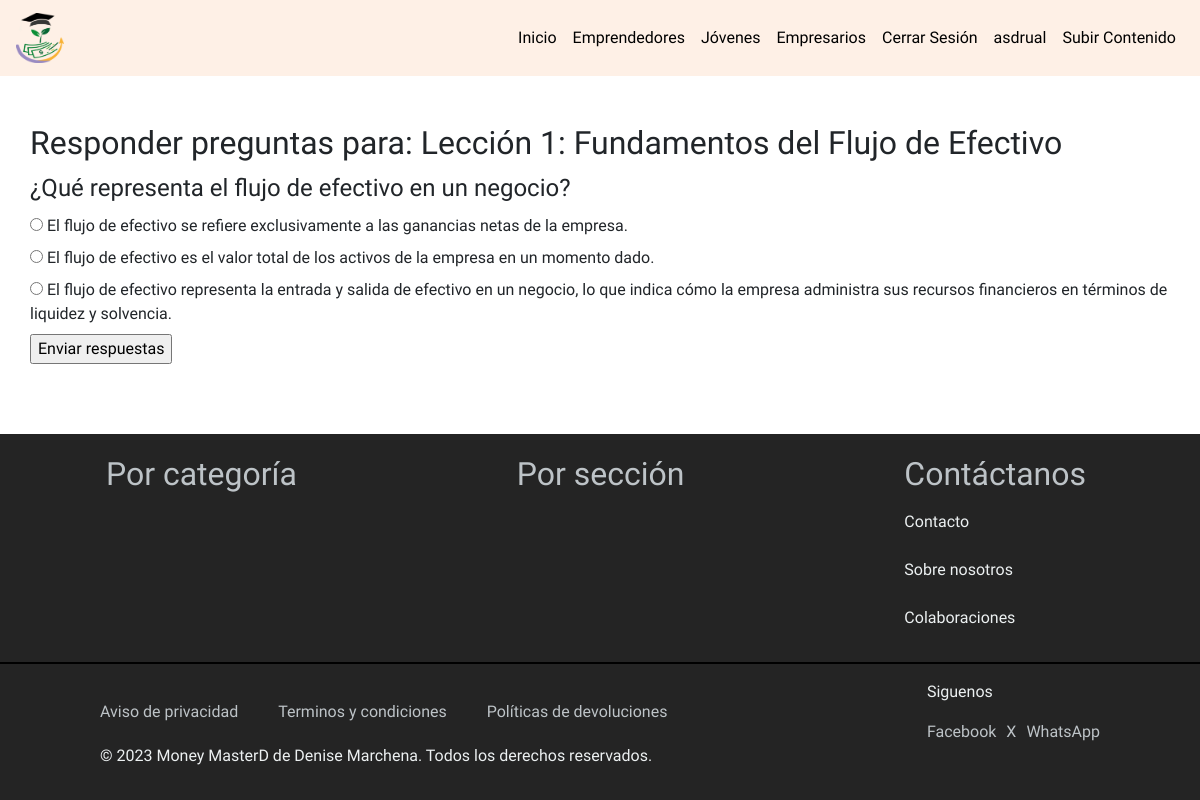
/contenido/leccion/15/preguntas/ (signed in), run on the app's committed database.
### Money/models.py (models this page shows, shortened)
class Leccion(models.Model):
    titulo = models.CharField(max_length=200)
    resumen = models.TextField(null=True, blank=True)  # Resumen de la lección
    duracion = models.DurationField(null=True, blank=True)  # Duración de la lección
    contenido = models.OneToOneField('Contenido', on_delete=models.CASCADE, related_name='leccion')
    curso = models.ForeignKey(Curso, on_delete=models.CASCADE, related_name='lecciones')
    orden = models.PositiveIntegerField()

class Pregunta(models.Model):
    leccion = models.ForeignKey(Leccion, on_delete=models.CASCADE, related_name='preguntas')
    texto = models.TextField()

class Respuesta(models.Model):
    pregunta = models.ForeignKey(Pregunta, on_delete=models.CASCADE, related_name='respuestas')
    texto = models.TextField()
    correcta = models.BooleanField(default=False)

### Money/views.py (the view, shortened to what this page needs)
# urls.py: path('contenido/leccion/<int:leccion_id>/preguntas/', views.responder_preguntas, name='responder_preguntas'),
@login_required
def responder_preguntas(request, leccion_id):
    leccion = get_object_or_404(Leccion, id=leccion_id)
    preguntas = leccion.preguntas.all()
    context = {
        'leccion': leccion,
        'preguntas': preguntas
    }
    return render(request, 'contenido/responder_preguntas.html', context)

### Money/templates/contenido/responder_preguntas.html (shortened to what this page needs)
{% extends "contenido/base.html" %}
{% block content %}
<h2>Responder preguntas para: {{ leccion.titulo }}</h2>
<form method="post">
    {% for pregunta in preguntas %}
    <fieldset>
        <legend>{{ pregunta.texto }}</legend>
        {% for respuesta in pregunta.respuestas.all %}
        <label>
            <input type="radio" name="respuesta_{{ pregunta.id }}" value="{{ respuesta.id }}" required>
            {{ respuesta.texto }}
        </label><br>
        {% endfor %}
    </fieldset>
    {% endfor %}
    <input type="submit" value="Enviar respuestas">
</form>
{% endblock %}

### Money/templates/contenido/base.html (shortened to what this page needs)
{% load static %}
<!DOCTYPE html>
<html lang="es">
<head>
    <link href="https://maxcdn.bootstrapcdn.com/bootstrap/4.5.2/css/bootstrap.min.css" rel="stylesheet">
</head>
<body>
    <nav class="navbar navbar-expand-lg">
        <a class="navbar-brand" href="{% url 'index' %}">
            <img  src="/media/media/galeria/BORRADOR_4.png"  alt="Borrador" style="height: 50px;">
        </a>
        <div class="collapse navbar-collapse" id="navbarNav">
            <ul class="navbar-nav ml-auto">
                <li class="nav-item active">
                    <a class="nav-link" href="{% url 'index' %}">Inicio</a>
                </li>
                <li class="nav-item">
                    <a class="nav-link" href="#">Emprendedores</a>
                </li>
                <li class="nav-item">
                    <a class="nav-link" href="#">Jóvenes</a>
                </li>
                <li class="nav-item">
                    <a class="nav-link" href="#">Empresarios</a>
                </li>
                {% if user.is_authenticated %}
                <li class="nav-item">
                    <a class="nav-link" href="{% url 'logout' %}">Cerrar Sesión</a>
                </li>
                <li class="nav-item">
                    <a class="nav-link" href="#">{{ user.username }}</a>
                </li>
                <li class="nav-item">
                    <a class="nav-link" href="{% url 'index_contenido' %}">Subir Contenido</a>
                </li>
                {% endif %}
            </ul>
        </div>
    </nav>
    <div class="container mt-5">
        {% block content %}{% endblock %}
    </div>
    <footer class="py-3 text-center" style="background-color: #242424;">
        <div class="first">
            <ul class="list-inline" style="display: flex; justify-content: space-around;">
                <li class="list-inline-item"><a href="#">Por categoría</a></li>
                <li class="list-inline-item"><a href="#">Por sección</a></li>
                <div style="text-align: start;">
                    <li class="list-inline-item"><a href="#">Contáctanos</a></li>
                    <div style="display: flex; flex-direction: column; gap: 8px;margin-block-start: 12px;">
                        <p>Contacto</p>
                        <p>Sobre nosotros</p>
                        <p>Colaboraciones</p>
                    </div>
                </div>
            </ul>
        </div>
        <hr style="border: 1px solid black;">
        <div style="text-align: start; padding-inline: 100px;">
            <div style="display: flex; justify-content: space-between; align-items: center;">
                <div style="display: flex; gap: 40px;">
                    <a href="#">Aviso de privacidad</a>
                    <a href="#">Terminos y condiciones</a>
                    <a href="#">Políticas de devoluciones</a>
                </div>
                <div style="text-align: start;">
                    <p>Siguenos</p>
                    <div style="display: flex; gap: 10px;">
                        <a href="#">Facebook</a>
                        <a href="#">X</a>
                        <a href="#">WhatsApp</a>
                    </div>
                </div>
            </div>
            <p>&copy; 2023 Money MasterD de Denise Marchena. Todos los derechos reservados.</p>
        </div>
    </footer>
</body>
</html>

### Money/templates/contenido/base.html (style rules this page uses)
body { font-family: 'Scope One', serif; background-color: #fff; display: flex; flex-direction: column; align-items: stretch; min-height: 100vh; }
.navbar { background-color: #fef0e6; }
.navbar-brand, .nav-link { color: #000 !important; }
.container { display: flex; flex-direction: column; flex-grow: 2; background-color: #fff; padding: 0; }
footer { background-color: #000; color: #ecf0f1; }
footer a { color: #bdc3c7; text-decoration: none; }
.first a { font-size: 32px; }

### data on the page
Leccion: titulo "Lección 1: Fundamentos del Flujo de Efectivo"
Pregunta: texto "¿Qué representa el flujo de efectivo en un negocio?"
Respuesta: texto "El flujo de efectivo se refiere exclusivamente a las ganancias netas de la empresa."
Respuesta: texto "El flujo de efectivo es el valor total de los activos de la empresa en un momento dado."
Respuesta: texto "El flujo de efectivo representa la entrada y salida de efectivo en un negocio, lo que indica cómo la empresa administra sus recursos financieros en términos de liquidez y solvencia."

### other printed values
{{ user.username }} "asdrual"
